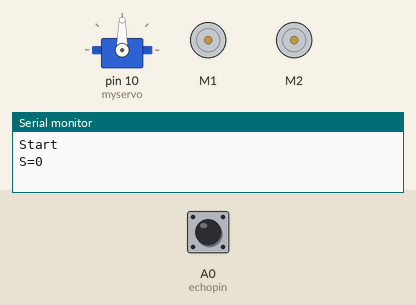
Simulated run of this sketch. Board: Arduino Uno, built with avr-gcc and run on an emulated ATmega328P. Shown: servo, 2 × DC motor (green arrow = forward, orange = backward, longer = faster), the last lines printed to the serial monitor. The inputs (shaded band) are chosen by the test bench; at power-on: A0 (echopin) LOW.

Above: at 1.2 s.
1.3 s: A0 (echopin) pulsed HIGH 5 times (0.12 s each, 0.3 s apart)
At 3.9 s:
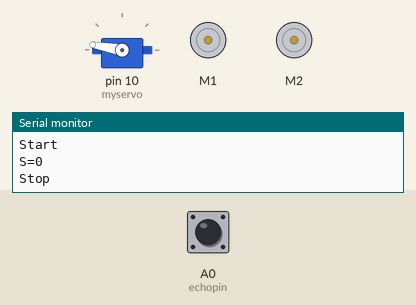
At 5.4 s:
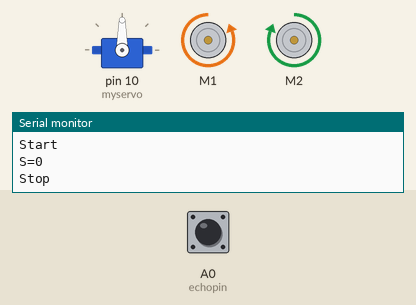
5.8 s: A0 (echopin) pulsed HIGH 2 times (0.12 s each, 0.3 s apart)
At 8.3 s:
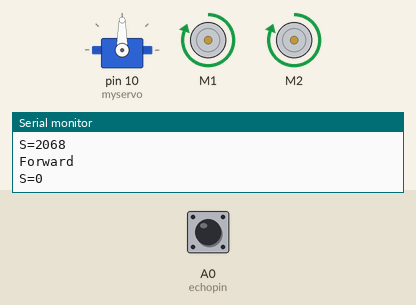
Timing chart, 0 to 21.4 s (numbered marks = the images above; inputs shaded):
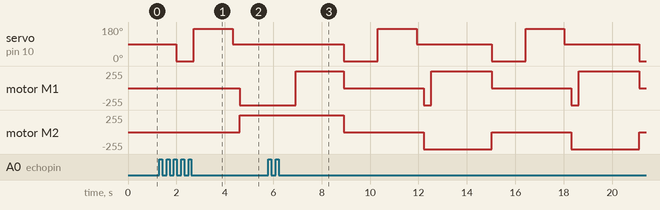

Measured:
- after the input at 1.3 s, motor M2: stopped → forward 255/255 after 3.3 s
- by itself, motor M1: repeats every 6.1 s: stopped 3.3 s, backward 255/255 0.30 s, forward 255/255 2.5 s

The sketch:

Obstacle_Avoiding_Robot.ino
```cpp
#include <NewPing.h>
#include <AFMotor.h>
#include <Servo.h>

#define echopin A0 // echo pin
#define trigpin A5 // Trigger pin

Servo myservo;

const int MOTOR_1 = 1; //const defined because value should not change
const int MOTOR_2 = 2;
//const int MOTOR_3 = 3;
//const int MOTOR_4 = 4;

AF_DCMotor motor1(MOTOR_1, MOTOR12_64KHZ); // create motor object, 64KHz pwm (AF_DCMotor motorname(portnum, freq))
AF_DCMotor motor2(MOTOR_2, MOTOR12_64KHZ); // create motor object, 64KHz pwm
//AF_DCMotor motor3(MOTOR_3, MOTOR12_64KHZ); // create motor object, 64KHz pwm
//AF_DCMotor motor4(MOTOR_4, MOTOR12_64KHZ); // create motor object, 64KHz pwm
//===============================================================================
//  Initialization
//===============================================================================

int distance_L, distance_F, distance_R;
long distance;

int set = 10;

void setup() {
  Serial.begin(9600);           // Initialize serial port
  Serial.println("Start");


  myservo.attach(10);  //servo pin
  myservo.write(90);  //Servo position

  pinMode (trigpin, OUTPUT);    // set trig pin as output
  pinMode (echopin, INPUT);     //set echo pin as input to capture reflected waves

  motor1.setSpeed(255);         // set the motor speed to 0-255 (Set motor 1 to maximum speed)
  motor2.setSpeed(255);         //Set motor 2 to maximum speed
  //motor3.setSpeed(180);
//  motor4.setSpeed(180);
}
//===============================================================================
//  Main
//===============================================================================
void loop() {
 distance_F = data();
 Serial.print("S=");
 Serial.println(distance_F);
 delay(1000);
  if (distance_F > set){
   Serial.println("Forward");
  motor1.run(FORWARD);         // turn it on going forward
  motor2.run(FORWARD);
//  motor3.run(FORWARD);
//  motor4.run(FORWARD);
    }
    else{hc_sr4();
    }
}


long data(){
  //Write a pulse to the HC-SR05 Trigger pin
  //Give a short LOW pulse beforehand to ensure a clean HIGH pulse:
  digitalWrite(trigpin, LOW);
  delayMicroseconds(2);
  digitalWrite(trigpin, HIGH);
  delayMicroseconds(10);
  //Measure the response from the HC-SR05 echo pin
  distance = pulseIn (echopin, HIGH);
  return (distance /2)/29; // Divide by 29 or multiply by 0.0343
}


void compareDistance(){
  if (distance_L > distance_R){
  motor1.run(FORWARD);   // turn it on going left
  motor2.run(BACKWARD);
//  motor3.run(FORWARD);
//  motor4.run(FORWARD);
    delay(350);
  }
  else if (distance_R > distance_L){
  motor1.run(BACKWARD);  // the other right
  motor2.run(FORWARD);
//  motor3.run(BACKWARD);
//  motor4.run(BACKWARD);
    delay(350);
  }
  else{
  motor1.run(BACKWARD);  // back
  motor2.run(BACKWARD);
//  motor3.run(BACKWARD);
//  motor4.run(BACKWARD);
   delay(300);
  motor1.run(FORWARD);   // turn it on going left
  motor2.run(BACKWARD);
//  motor3.run(FORWARD);
//  motor4.run(FORWARD);
    delay(500);
  }
}

void hc_sr4(){
    Serial.println("Stop");
    motor1.run(RELEASE);         // stopped
    motor2.run(RELEASE);


//    motor3.run(RELEASE);
//    motor4.run(RELEASE);

    myservo.write(0);
    delay(300);
    distance_R = data();
    delay(100);
    myservo.write(170);
    delay(500);
    distance_L = data();
    delay(100);
    myservo.write(90);
    delay(300);
    compareDistance();
}
```
